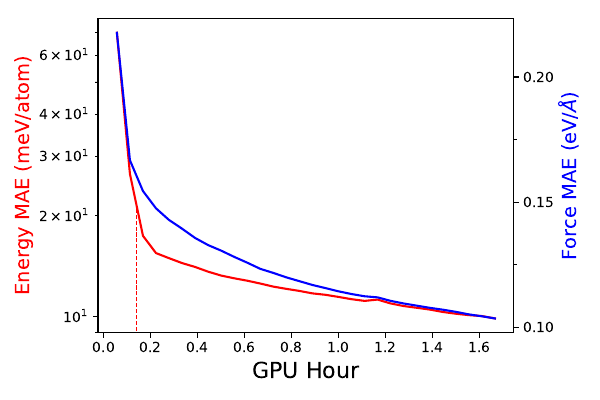

Write Python code to recreate this figure.
#!coding-utf-8

from __future__ import print_function

import pandas as pd

from scipy.interpolate import interp1d
from matplotlib import pyplot as plt
from matplotlib.ticker import MultipleLocator

df = pd.read_csv("snap.summary.csv")


gpu_hours = df['global_step'] / 600.0 / 60.0
y_list = df["Energy/mae/atom"] * 1000.0
f_list = df["Forces/mae"]


y_spline = interp1d(gpu_hours, y_list)

yx = None
yy = None
step0 = int(min(gpu_hours) / 0.01) + 1
stept = int(max(gpu_hours) / 0.01)

for step in range(step0, stept):
    t = step * 0.01
    if yx is None:
        yt = y_spline(t)
        if yt <= 22.5:
            yx = t
            yy = yt
            break


fig, ax1 = plt.subplots(1, 1, figsize=[6, 4])

ax1.plot(gpu_hours, y_list, "r-")

ax1.set_xlabel("GPU Hour", fontsize=16)
ax1.set_ylabel("Energy MAE (meV/atom)", fontsize=14, color='r')
ax1.yaxis.set_minor_locator(MultipleLocator(1))

assert isinstance(ax1, plt.Axes)
ax1.set_yscale('log')
ax1.plot((yx, yx), (0.0, yy), linestyle="--", color='r', linewidth=0.8)


ax2 = ax1.twinx()

ax2.plot(gpu_hours, f_list, "b-")
ax2.set_ylabel(r"Force MAE (eV/$\AA$)", fontsize=14, color='b')
ax2.yaxis.set_major_locator(MultipleLocator(0.05))
ax2.yaxis.set_minor_locator(MultipleLocator(0.025))

plt.tight_layout()
plt.savefig("snap_train_curve.pdf")
plt.show()
